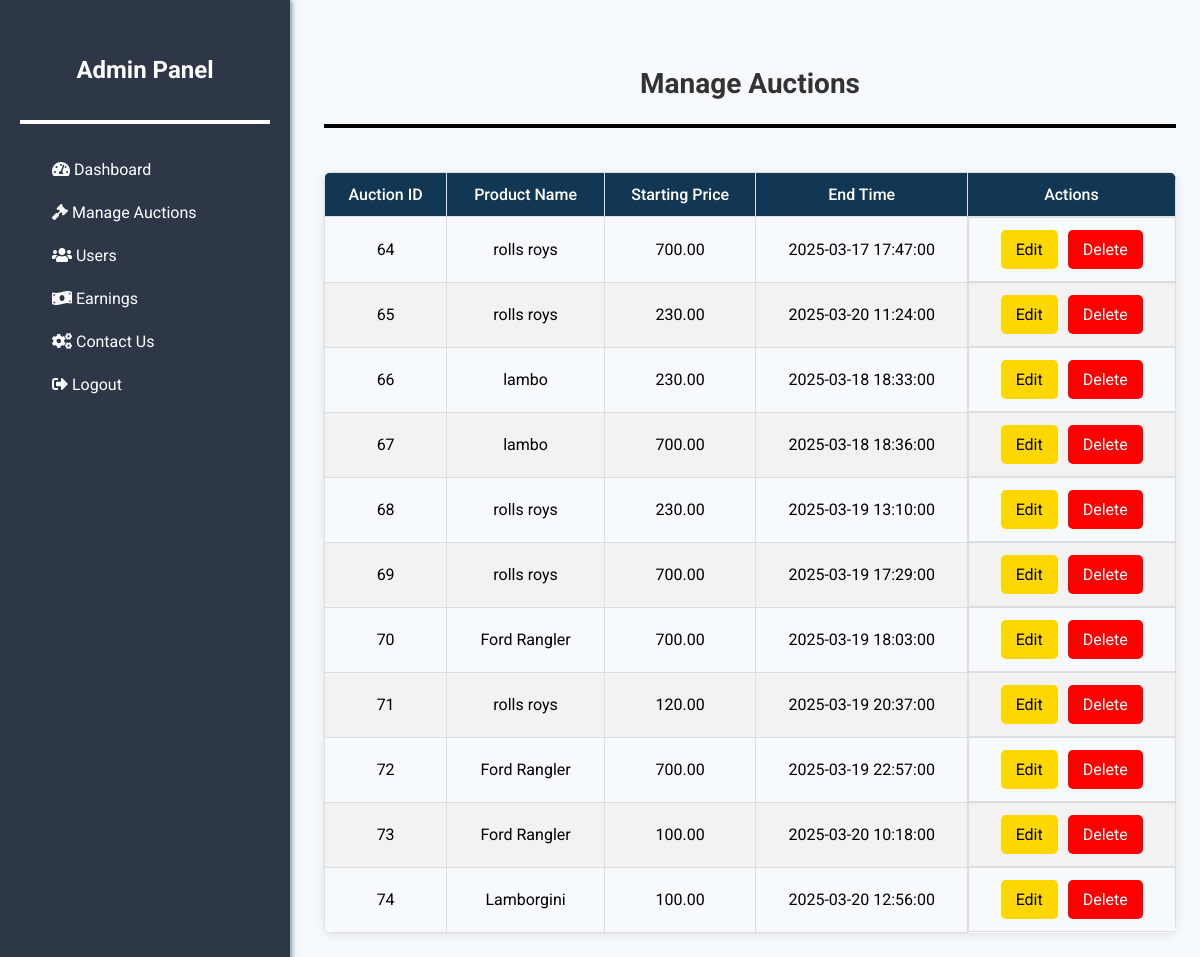
The page /admin/manageauction.php on the database its author committed.
### tables this page shows
CREATE TABLE `products` (
  `id` int(11) NOT NULL,
  `product_name` varchar(255) NOT NULL,
  `category` varchar(255) NOT NULL,
  `start_time` datetime NOT NULL,
  `end_time` datetime NOT NULL,
  `starting_bid` decimal(10,2) NOT NULL,
  `description` longtext NOT NULL,
  `product_condition` enum('new','used','refurbished') NOT NULL,
  `seller_id` int(11) NOT NULL
);

### admin/manageauction.php (the view, shortened to what this page needs)
<!DOCTYPE html>
<html lang="en">
<head>
    <link rel="stylesheet" href="https://cdnjs.cloudflare.com/ajax/libs/font-awesome/5.15.3/css/all.min.css">
</head>
<body>
    <?php include_once 'sidebar.php'; ?>
    <main>
        <h2>Manage Auctions</h2>
        <div class="divider"></div>
        <table class="auction-table">
            <thead>
                <tr>
                    <th>Auction ID</th>
                    <th>Product Name</th>
                    <th>Starting Price</th>
                    <th>End Time</th>
                    <th>Actions</th>
                </tr>
            </thead>
            <tbody>
                <?php
                include_once '../connect.php';
                $sql = "SELECT * FROM products";
                $result = $conn->query($sql);
                if ($result->num_rows > 0) {
                    while ($row = $result->fetch_assoc()) {
                        echo "<tr>
                                <td>{$row['id']}</td>
                                <td>{$row['product_name']}</td>
                                <td>{$row['starting_bid']}</td>
                                <td>{$row['end_time']}</td>
                                <td class='action-buttons'>
                                    <a href='edit_auction.php?id={$row['id']}' class='button edit-button'>Edit</a>
                                    <a href='delete_auction.php?id={$row['id']}' class='button delete-button' onclick='return confirm(\"Are you sure you want to delete this auction?\");'>Delete</a>
                                </td>
                              </tr>";
                    }
                } else {
                    echo "<tr><td colspan='5'>No auctions found</td></tr>";
                 }
                ?>
            </tbody>
        </table>
    </main>
</body>
</html>

### admin/sidebar.php (shortened to what this page needs)
<!DOCTYPE html>
<html lang="en">
<head>
    <link rel="stylesheet" href="css/adminstyle.css">
</head>
<body>
    <aside>
        <h1>Admin Panel</h1>
        <div class="divider-sidebar"></div>
        <nav>
            <a href="index.php"><i class="fas fa-tachometer-alt"></i> Dashboard</a>
            <a href="manageauction.php"><i class="fas fa-gavel"></i> Manage Auctions</a>
            <a href="manageusers.php"><i class="fas fa-users"></i> Users</a>
            <a href="earnings.php"><i class="fas fa-money-bill-wave"></i> Earnings</a>
            <a href="contact.php"><i class="fas fa-cogs"></i> Contact Us</a>
            <a href="../logout.php"><i class="fas fa-sign-out-alt"></i> Logout</a>
        </nav>
    </aside>
</body>
</html>

### admin/css/adminstyle.css (style rules this page uses)
body { font-family: 'Roboto', sans-serif; background-color: #f7fafc; margin: 0; display: flex; min-height: 100vh; }
aside { width: 250px; background-color: #2d3748; color: white; display: flex; flex-direction: column; z-index: 10; }
aside h1 { padding: 16px; font-size: 24px; font-weight: bold; text-align: center; }
nav { flex-grow: 1; padding: 0 16px; }
nav a { display: block; padding: 12px 16px; border-radius: 4px; color: white; text-decoration: none; transition: background-color 0.2s; }

### admin/manageauction.php (style rules this page uses)
body { font-family: 'Roboto', sans-serif; background-color: #f4f7fa; margin: 0; padding: 0; }
main { flex-grow: 1; padding: 24px; display: flex; flex-direction: column; align-items: center; margin-top:20px; }
h2 { font-size: 28px; font-weight: 700; margin-bottom: 24px; color: #333; }
.divider { width: 100%; height: 4px; background-color: rgb(0, 0, 0); margin-bottom: 24px; }
.auction-table { width: 100%; border-collapse: collapse; margin-top: 20px; box-shadow: 0 2px 10px rgba(0, 0, 0, 0.1); border-radius: 8px; overflow: hidden; }
.auction-table th, .auction-table td { border: 1px solid #ddd; padding: 12px; text-align: center; }
.auction-table th { background-color: rgb(18, 55, 85); color: white; font-weight: 500; }
.auction-table tr:nth-child(even) { background-color: #f2f2f2; }
.button { padding: 10px 15px; border: none; border-radius: 5px; cursor: pointer; text-decoration: none; transition: background-color 0.3s; }
.edit-button { background-color: gold; color: black; }
.delete-button { background-color: red; color: white; }
.action-buttons { display: flex; justify-content: center; gap: 10px; }

### admin/sidebar.php (style rules this page uses)
aside { position: fixed; top: 0; left: 0; width: 250px; height: 100%; background-color: #2d3748; color: white; padding: 20px; box-shadow: 2px 0 5px rgba(10, 47, 86, 0.5); overflow-y: auto; }
.divider-sidebar { width: 100%; height: 4px; background-color: rgb(255, 255, 255); margin-bottom: 24px; }
main { margin-left: 300px; }

### rows shown on the page
products: id "64", product_name "rolls roys", starting_bid "700.00", end_time "2025-03-17 17:47:00"
products: id "65", product_name "rolls roys", starting_bid "230.00", end_time "2025-03-20 11:24:00"
products: id "66", product_name "lambo", starting_bid "230.00", end_time "2025-03-18 18:33:00"
products: id "67", product_name "lambo", starting_bid "700.00", end_time "2025-03-18 18:36:00"
products: id "68", product_name "rolls roys", starting_bid "230.00", end_time "2025-03-19 13:10:00"
products: id "69", product_name "rolls roys", starting_bid "700.00", end_time "2025-03-19 17:29:00"
products: id "70", product_name "Ford Rangler", starting_bid "700.00", end_time "2025-03-19 18:03:00"
products: id "71", product_name "rolls roys", starting_bid "120.00", end_time "2025-03-19 20:37:00"
products: id "72", product_name "Ford Rangler", starting_bid "700.00", end_time "2025-03-19 22:57:00"
products: id "73", product_name "Ford Rangler", starting_bid "100.00", end_time "2025-03-20 10:18:00"
products: id "74", product_name "Lamborgini", starting_bid "100.00", end_time "2025-03-20 12:56:00"
